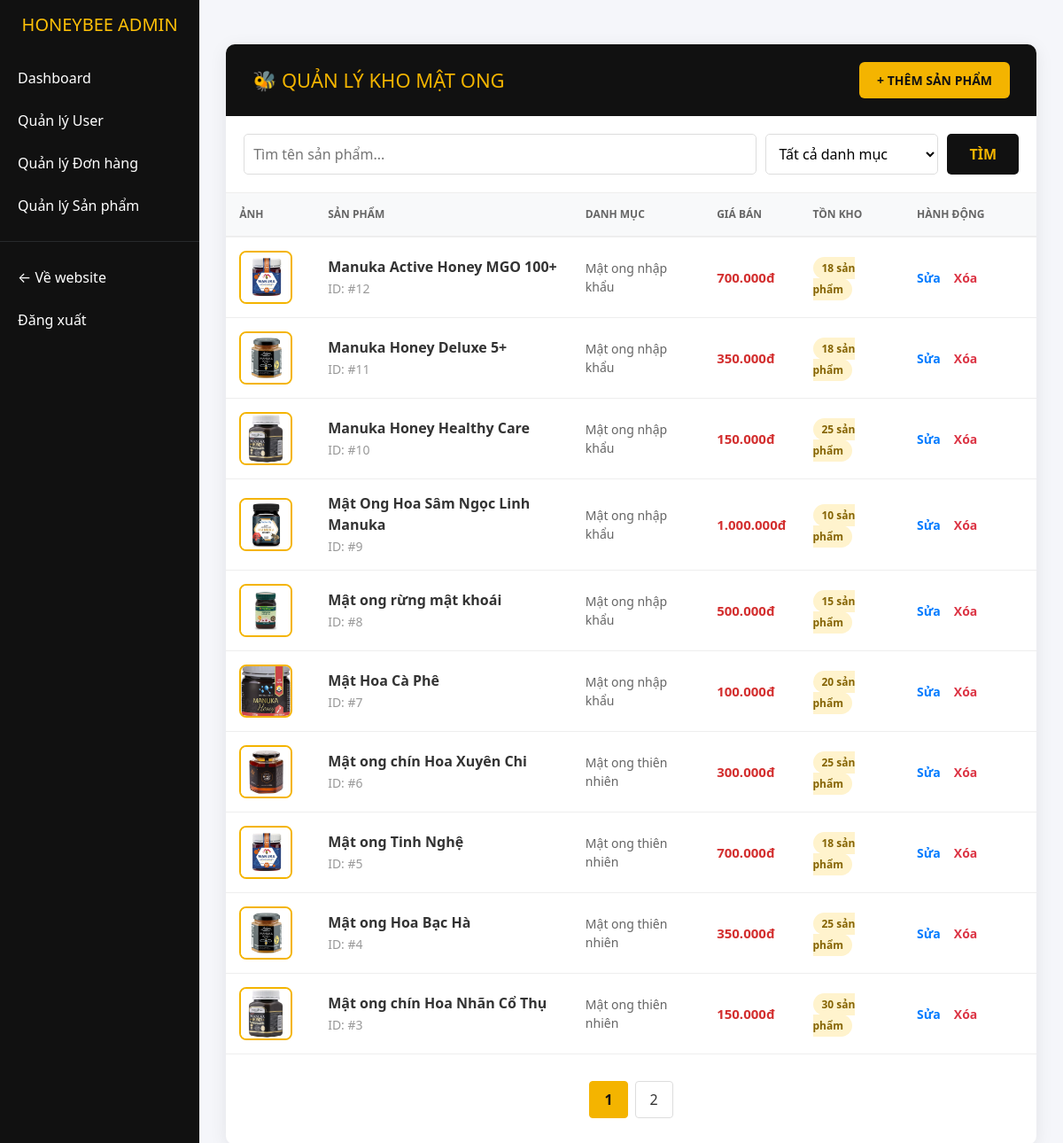
Page /admin/product (signed in) on the committed database.
### tables this page shows
CREATE TABLE `products` (
  `id` int(11) NOT NULL AUTO_INCREMENT,
  `name` varchar(250) NOT NULL,
  `image` varchar(250) NOT NULL,
  `price` double NOT NULL DEFAULT 0,
  `quantity` int(6) NOT NULL DEFAULT 0,
  `status` tinyint(1) NOT NULL DEFAULT 0,
  `id_category` int(11) DEFAULT NULL,
  PRIMARY KEY (`id`),
  KEY `id_category` (`id_category`),
  CONSTRAINT `products_ibfk_1` FOREIGN KEY (`id_category`) REFERENCES `categories` (`id`) ON DELETE SET NULL
);

CREATE TABLE `categories` (
  `id` int(11) NOT NULL AUTO_INCREMENT,
  `name` varchar(250) NOT NULL,
  PRIMARY KEY (`id`)
);

### admin/src/Controller.php (called while the page is built, shortened)
<?php
class Controller
{
    protected function render($view, $data = [])
    {
        extract($data);
        require __DIR__ . '/Views/' . $view . '.php';
        $content = ob_get_clean();
        require __DIR__ . '/../templates/layout.php';
    }
}

### admin/src/Controllers/ProductController.php (called while the page is built, shortened)
<?php
class ProductController extends Controller {
    private $productModel;
    public function __construct() { $this->productModel = new Product(); }
    public function index() {
        $keyword = $_GET['search'] ?? '';
        $categoryId = isset($_GET['category_id']) ? intval($_GET['category_id']) : 0;
        $page = isset($_GET['page']) ? max(1, intval($_GET['page'])) : 1;
        $limit = 10;
        $offset = ($page - 1) * $limit;
        $products = $this->productModel->getProductsPaginated($keyword, $categoryId, $limit, $offset);
        $total = $this->productModel->getTotalProducts($keyword, $categoryId);
        $this->render('products/product-list', [
            'products' => $products,
            'categories' => $this->productModel->getCategories(),
            'keyword' => $keyword,
            'categoryId' => $categoryId,
            'totalPages' => ceil($total / $limit),
            'currentPage' => $page
        ]);
    }
}

### admin/src/Models/Product.php (called while the page is built, shortened)
<?php
class Product {
    private $connection;
    public function __construct() {
        $this->connection = new \mysqli(DB_HOST, DB_USER, DB_PASSWORD, DB_NAME);
        $this->connection->set_charset("utf8mb4");
    }
    public function getProductsPaginated($keyword = '', $categoryId = 0, $limit = 10, $offset = 0) {
        $sql = "SELECT p.*, c.name as category_name FROM products p LEFT JOIN categories c ON p.id_category = c.id WHERE 1=1";
        $sql .= " ORDER BY p.id DESC LIMIT $limit OFFSET $offset";
        return $this->connection->query($sql)->fetch_all(MYSQLI_ASSOC);
    }
}

### admin/src/Views/products/product-list.php (the view, shortened to what this page needs)
<div class="admin-card">
    <div class="card-header-custom">
        <h2 style="margin:0; font-size: 22px;">🐝 QUẢN LÝ KHO MẬT ONG</h2>
        <a href="/admin/product/create" class="btn-add">+ THÊM SẢN PHẨM</a>
    </div>
    <form method="GET" action="/admin/product" style="padding: 20px; border-bottom: 1px solid #eee; display: flex; gap: 10px;">
        <input type="text" name="search" style="flex:1; padding: 10px; border: 1px solid #ddd; border-radius: 5px;" placeholder="Tìm tên sản phẩm..." value="<?= htmlspecialchars($keyword ?? '') ?>">
        <select name="category_id" onchange="this.form.submit()" style="padding: 10px; border: 1px solid #ddd; border-radius: 5px; cursor: pointer; background: #fff;">
            <option value="0">Tất cả danh mục</option>
        </select>
        <button type="submit" style="padding: 10px 25px; background: var(--dark); color: var(--honey); border:none; border-radius: 5px; cursor:pointer; font-weight:bold;">TÌM</button>
    </form>
    <table class="product-table">
        <thead>
            <tr>
                <th width="100">Ảnh</th>
                <th>Sản phẩm</th>
                <th>Danh mục</th>
                <th>Giá bán</th>
                <th>Tồn kho</th>
                <th width="150">Hành động</th>
            </tr>
        </thead>
        <tbody>
            <?php if (empty($products)): ?>
                <tr><td colspan="6" style="text-align:center; padding: 50px; color: #999;">Không có sản phẩm nào phù hợp.</td></tr>
            <?php else: ?>
                <?php foreach ($products as $p): ?>
                <tr>
                    <td>
                        <img src="/admin/assets/images/<?= $p['image'] ?>" class="product-img" onerror="this.src='https://placehold.co/100x100?text=No+Image'">
                    </td>
                    <td>
                        <div style="font-weight: bold; color: #333;"><?= htmlspecialchars($p['name']) ?></div>
                        <small style="color: #999;">ID: #<?= $p['id'] ?></small>
                    </td>
                    <td style="font-size: 14px; color: #666;"><?= htmlspecialchars($p['category_name'] ?? 'Mặc định') ?></td>
                    <td><span class="price-tag"><?= number_format($p['price'], 0, ',', '.') ?>đ</span></td>
                    <td><span class="stock-badge"><?= $p['quantity'] ?> sản phẩm</span></td>
                    <td>
                        <div class="action-group">
                            <a href="/admin/product/edit/<?= $p['id'] ?>" class="action-btn edit-btn">Sửa</a>
                            <a href="/admin/product/delete/<?= $p['id'] ?>" class="action-btn delete-btn" onclick="return confirm('Bạn có chắc chắn muốn xóa sản phẩm này?')">Xóa</a>
                        </div>
                    </td>
                </tr>
                <?php endforeach; ?>
            <?php endif; ?>
        </tbody>
    </table>
    <?php if (isset($totalPages) && $totalPages > 1): ?>
    <div class="pagination">
        <?php for ($i = 1; $i <= $totalPages; $i++): ?>
            <a href="?page=<?= $i ?>&search=<?= urlencode($keyword ?? '') ?>&category_id=<?= $categoryId ?? 0 ?>"
               class="page-link <?= (isset($currentPage) && $i == $currentPage) ? 'active' : '' ?>">
               <?= $i ?>
            </a>
        <?php endfor; ?>
    </div>
    <?php endif; ?>
</div>

### admin/index.php (shortened to what this page needs)
<?php
$router = new Router();
$uri = parse_url($_SERVER['REQUEST_URI'], PHP_URL_PATH);
if ($uri !== '/') {
    $uri = rtrim($uri, '/');
}
try {
    if (method_exists($router, 'dispatch')) {
        $router->dispatch($uri);
    } else {
        $router->match($uri);
    }
} catch (Exception $e) {
    http_response_code(404);
    echo "<h3>Lỗi Hệ Thống</h3>";
    echo "URI nhận được: <b>" . htmlspecialchars($uri) . "</b><br>";
    echo "Thông báo: " . $e->getMessage();
}

### admin/src/Router.php (shortened to what this page needs)
<?php
class Router
{
    private $routes = [];
    public function addRoute($pattern, $callback)
    {
        $this->routes[$pattern] = $callback;
    }
    public function match($uri) {
    foreach ($this->routes as $pattern => $handler) {
        if (preg_match($pattern, $uri, $matches)) {
            array_shift($matches);
            return call_user_func_array($handler, $matches);
        }
    }
    throw new \Exception("No route found for URI: " . $uri);
    }
}

### admin/templates/layout.php (shortened to what this page needs)
<!DOCTYPE html>
<html lang="vi">
<head>
    <link href="https://cdn.jsdelivr.net/npm/bootstrap@5.3.2/dist/css/bootstrap.min.css" rel="stylesheet">
</head>
<body>
<div class="d-flex">
    <div class="sidebar">
        <h5 class="text-warning text-center py-3">HONEYBEE ADMIN</h5>
        <a href="/admin">Dashboard</a>
        <a href="/admin/user">Quản lý User</a>
        <a href="/admin/order">Quản lý Đơn hàng</a>
        <a href="/admin/product">Quản lý Sản phẩm</a>
        <hr class="text-secondary">
        <a href="/">← Về website</a>
        <a href="/logout.php">Đăng xuất</a>
    </div>
    <div class="flex-grow-1 content">
        <?= $content ?>
    </div>
</div>
</body>
</html>

### admin/templates/layout.php (style rules this page uses)
body { background: #f5f6fa; }
.sidebar { width: 240px; min-height: 100vh; background: #111; }
.sidebar a { color: #fff; padding: 12px 20px; display: block; text-decoration: none; }
.content { padding: 30px; }

### admin/src/Views/products/product-list.php (style rules this page uses)
:root { --honey: #f4b400; --dark: #111; }
.admin-card { background: #fff; border-radius: 10px; box-shadow: 0 4px 20px rgba(0,0,0,0.08); overflow: hidden; margin-top: 20px; }
.card-header-custom { background: var(--dark); color: var(--honey); padding: 20px 30px; display: flex; justify-content: space-between; align-items: center; }
.btn-add { background: var(--honey); color: var(--dark); padding: 10px 20px; text-decoration: none; border-radius: 6px; font-weight: bold; font-size: 14px; transition: 0.3s; }
.product-table { width: 100%; border-collapse: collapse; }
.product-table th { background: #f8f9fa; color: #666; padding: 15px; text-align: left; font-size: 12px; text-transform: uppercase; border-bottom: 2px solid #eee; }
.product-table td { padding: 15px; border-bottom: 1px solid #eee; vertical-align: middle; }
.product-img { width: 60px; height: 60px; object-fit: cover; border-radius: 8px; border: 2px solid var(--honey); }
.price-tag { color: #d32f2f; font-weight: bold; font-size: 15px; }
.stock-badge { background: #fff3cd; color: #856404; padding: 4px 10px; border-radius: 20px; font-size: 12px; font-weight: 600; }
.action-group { display: flex; gap: 15px; align-items: center; justify-content: flex-start; }
.action-btn { text-decoration: none; font-weight: 600; font-size: 14px; transition: 0.2s; }
.edit-btn { color: #007bff; }
.delete-btn { color: #dc3545; }
.pagination { display: flex; justify-content: center; gap: 8px; padding: 30px; list-style: none; }
.page-link { padding: 8px 16px; border: 1px solid #ddd; text-decoration: none; color: #333; border-radius: 4px; transition: 0.3s; }
.page-link.active { background: var(--honey); border-color: var(--honey); font-weight: bold; color: var(--dark); }

### rows in the picture
products: image (picture), name "Manuka Active Honey MGO 100+", id "12", id_category.name "Mật ong nhập khẩu", price "700.000", quantity "18"
products: image (picture), name "Manuka Honey Deluxe 5+", id "11", id_category.name "Mật ong nhập khẩu", price "350.000", quantity "18"
products: image (picture), name "Manuka Honey Healthy Care", id "10", id_category.name "Mật ong nhập khẩu", price "150.000", quantity "25"
products: image (picture), name "Mật Ong Hoa Sâm Ngọc Linh Manuka", id "9", id_category.name "Mật ong nhập khẩu", price "1.000.000", quantity "10"
products: image (picture), name "Mật ong rừng mật khoái", id "8", id_category.name "Mật ong nhập khẩu", price "500.000", quantity "15"
products: image (picture), name "Mật Hoa Cà Phê", id "7", id_category.name "Mật ong nhập khẩu", price "100.000", quantity "20"
products: image (picture), name "Mật ong chín Hoa Xuyên Chi", id "6", id_category.name "Mật ong thiên nhiên", price "300.000", quantity "25"
products: image (picture), name "Mật ong Tinh Nghệ", id "5", id_category.name "Mật ong thiên nhiên", price "700.000", quantity "18"
products: image (picture), name "Mật ong Hoa Bạc Hà", id "4", id_category.name "Mật ong thiên nhiên", price "350.000", quantity "25"
products: image (picture), name "Mật ong chín Hoa Nhãn Cổ Thụ", id "3", id_category.name "Mật ong thiên nhiên", price "150.000", quantity "30"
